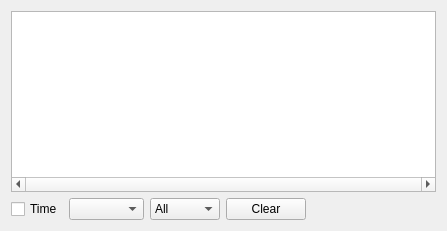
<?xml version="1.0" encoding="UTF-8"?>
<ui version="4.0">
 <class>logDialog</class>
 <widget class="QWidget" name="logDialog">
  <property name="geometry">
   <rect>
    <x>0</x>
    <y>0</y>
    <width>447</width>
    <height>231</height>
   </rect>
  </property>
  <property name="windowTitle">
   <string>Form</string>
  </property>
  <property name="styleSheet">
   <string/>
  </property>
  <layout class="QVBoxLayout" name="verticalLayout">
   <item>
    <widget class="QTreeWidget" name="lw_log">
     <property name="horizontalScrollBarPolicy">
      <enum>Qt::ScrollBarAlwaysOn</enum>
     </property>
     <property name="editTriggers">
      <set>QAbstractItemView::NoEditTriggers</set>
     </property>
     <property name="rootIsDecorated">
      <bool>true</bool>
     </property>
     <property name="animated">
      <bool>false</bool>
     </property>
     <attribute name="headerVisible">
      <bool>false</bool>
     </attribute>
     <column>
      <property name="text">
       <string notr="true">1</string>
      </property>
     </column>
    </widget>
   </item>
   <item>
    <layout class="QHBoxLayout" name="horizontalLayout">
     <item>
      <widget class="QCheckBox" name="cb_time">
       <property name="text">
        <string>Time</string>
       </property>
      </widget>
     </item>
     <item>
      <widget class="QComboBox" name="cb_sockets">
       <property name="minimumSize">
        <size>
         <width>75</width>
         <height>0</height>
        </size>
       </property>
      </widget>
     </item>
     <item>
      <widget class="QComboBox" name="cb_type">
       <property name="minimumSize">
        <size>
         <width>70</width>
         <height>0</height>
        </size>
       </property>
       <item>
        <property name="text">
         <string>All</string>
        </property>
       </item>
       <item>
        <property name="text">
         <string>Arp</string>
        </property>
       </item>
       <item>
        <property name="text">
         <string>TCP</string>
        </property>
       </item>
       <item>
        <property name="text">
         <string>UDP</string>
        </property>
       </item>
      </widget>
     </item>
     <item>
      <widget class="QPushButton" name="btn_clear">
       <property name="text">
        <string>Clear</string>
       </property>
       <property name="icon">
        <iconset resource="../../netemul.qrc">
         <normaloff>:/im/images/clean.png</normaloff>:/im/images/clean.png</iconset>
       </property>
      </widget>
     </item>
     <item>
      <spacer name="horizontalSpacer">
       <property name="orientation">
        <enum>Qt::Horizontal</enum>
       </property>
       <property name="sizeHint" stdset="0">
        <size>
         <width>40</width>
         <height>20</height>
        </size>
       </property>
      </spacer>
     </item>
    </layout>
   </item>
  </layout>
 </widget>
 <resources>
  <include location="../../netemul.qrc"/>
 </resources>
 <connections>
  <connection>
   <sender>btn_clear</sender>
   <signal>clicked()</signal>
   <receiver>lw_log</receiver>
   <slot>clear()</slot>
   <hints>
    <hint type="sourcelabel">
     <x>260</x>
     <y>213</y>
    </hint>
    <hint type="destinationlabel">
     <x>223</x>
     <y>99</y>
    </hint>
   </hints>
  </connection>
 </connections>
</ui>
